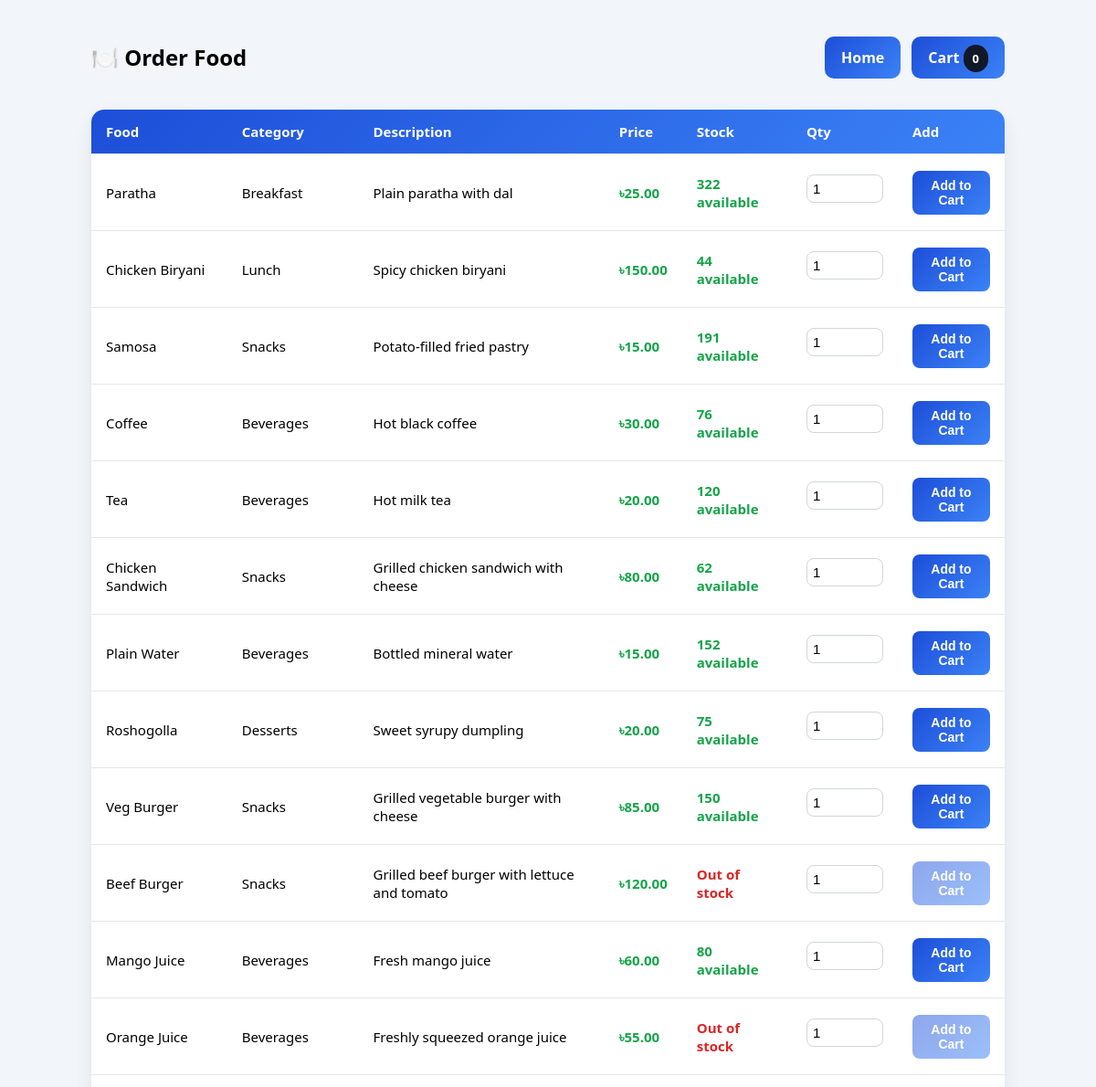
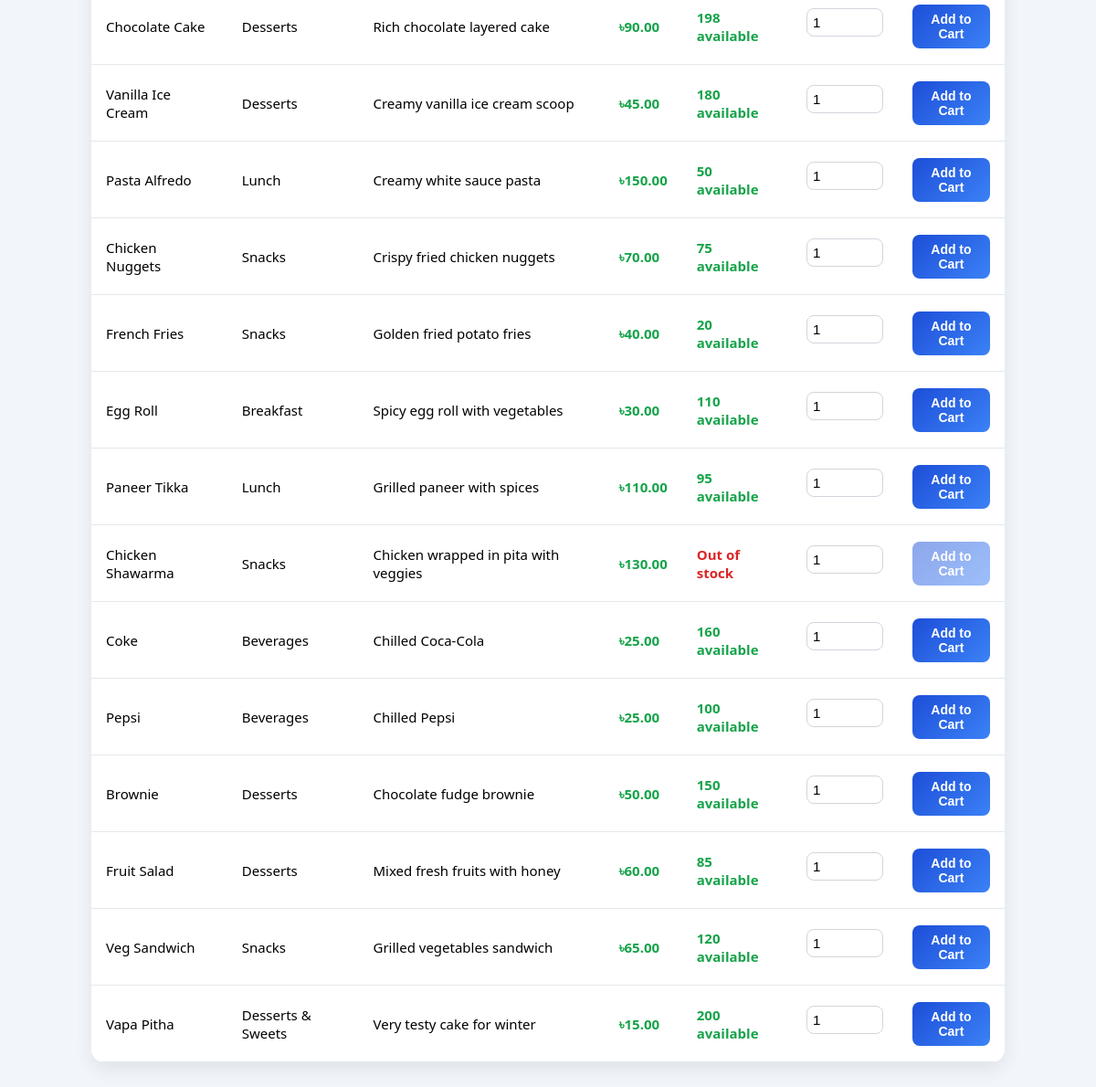
Screenshot of /orderFood.php (signed in) with the database file from the repository (2 pictures, top to bottom).
### tables this page shows
CREATE TABLE `products` (
  `product_id` int(11) NOT NULL,
  `product_name` varchar(255) NOT NULL,
  `description` text DEFAULT NULL,
  `price` decimal(10,2) NOT NULL,
  `category_id` int(11) DEFAULT NULL,
  `deleted` enum('0','1') NOT NULL DEFAULT '0',
  `created_at` timestamp NOT NULL DEFAULT current_timestamp()
);

CREATE TABLE `categories` (
  `category_id` int(11) NOT NULL,
  `category_name` varchar(100) NOT NULL,
  `description` text DEFAULT NULL
);

CREATE TABLE `inventory` (
  `inventory_id` int(11) NOT NULL,
  `product_id` int(11) NOT NULL,
  `stock_quantity` int(11) NOT NULL,
  `last_updated` timestamp NOT NULL DEFAULT current_timestamp() ON UPDATE current_timestamp()
);

### orderFood.php (the view, shortened to what this page needs)
<?php
require_once "./config/db.php";
$sql = "
  SELECT
    p.product_id, p.product_name, p.description, p.price,
    c.category_name,
    i.stock_quantity
  FROM products p
  LEFT JOIN categories c ON p.category_id = c.category_id
  LEFT JOIN inventory i ON p.product_id = i.product_id
  WHERE p.deleted='0'
  ORDER BY p.product_id ASC
";
$result = $conn->query($sql);
?>
<!DOCTYPE html>
<html>
<head>
  <link rel="stylesheet" href="../assets/style.css">
</head>
<body>
<div class="container">
  <div class="header-row">
    <h2>🍽️ Order Food</h2>
    <div class="nav">
      <a class="btn" href="./user_home.php">Home</a>
      <a class="btn" href="viewCart.php">
        Cart
        <span class="cart-badge">
          <?= array_sum($_SESSION["cart"]) ?>
        </span>
      </a>
    </div>
  </div>
  <div class="table-wrap">
    <table>
      <thead>
        <tr>
          <th>Food</th>
          <th>Category</th>
          <th>Description</th>
          <th>Price</th>
          <th>Stock</th>
          <th>Qty</th>
          <th>Add</th>
        </tr>
      </thead>
      <tbody>
        <?php if ($result && $result->num_rows > 0): ?>
          <?php while($row = $result->fetch_assoc()):
            $stock = (int)($row["stock_quantity"] ?? 0);
            $stockClass = $stock <= 0 ? "stock-out" : ($stock <= 5 ? "stock-low" : "stock-ok");
          ?>
            <tr>
              <td><?= htmlspecialchars($row["product_name"]) ?></td>
              <td><?= htmlspecialchars($row["category_name"] ?? "N/A") ?></td>
              <td><?= htmlspecialchars($row["description"]) ?></td>
              <td class="price">৳<?= number_format($row["price"],2) ?></td>
              <td class="<?= $stockClass ?>">
                <?= $stock > 0 ? $stock . " available" : "Out of stock" ?>
              </td>
              <td>
                <form method="POST" style="display:flex;gap:8px;align-items:center;">
                  <input class="qty-input" type="number" name="quantity" value="1" min="1"
                         max="<?= max(1,$stock) ?>">
              </td>
              <td>
                  <button class="btn-sm" type="submit" name="add_to_cart"
                          <?= $stock <= 0 ? "disabled" : "" ?>>
                    Add to Cart
                  </button>
              </td>
            </tr>
          <?php endwhile; ?>
        <?php else: ?>
          <tr><td colspan="7" style="text-align:center;padding:20px;">No foods found.</td></tr>
        <?php endif; ?>
      </tbody>
    </table>
  </div>
</div>
</body>
</html>

### assets/style.css (style rules this page uses)
body { font-family: system-ui, sans-serif; background: #f2f5f9; margin: 0; padding: 0; }
.container { width: min(100% - 2rem, 1000px); margin: 40px auto; }
h1, h2 { margin-top: 0; }
input { width: 100%; padding: 12px; margin: 8px 0 16px; border: 1px solid #d0d7e2; border-radius: 10px; font-size: 15px; }
button, .btn { display: inline-block; background: linear-gradient(135deg, #1d4ed8, #3b82f6); color: white; border: none; padding: 12px 18px; border-radius: 10px; cursor: pointer; font-weight: 600; text-decoration: none; }
.nav { display: flex; gap: 12px; margin-bottom: 18px; }

### orderFood.php (style rules this page uses)
.table-wrap { overflow-x:auto; background:#fff; border-radius:14px; box-shadow:0 8px 20px rgba(0,0,0,.08); }
table { width:100%; border-collapse:collapse; min-width:900px; }
thead { background:linear-gradient(135deg,#1d4ed8,#3b82f6); color:#fff; }
th,td { padding:14px 16px; text-align:left; border-bottom:1px solid #e5e7eb; font-size:15px; vertical-align:middle; }
.price { font-weight:700; color:#16a34a; }
.stock-ok { color:#16a34a; font-weight:700; }
.stock-out { color:#dc2626; font-weight:700; }
.qty-input { width:70px; padding:6px; border:1px solid #d1d5db; border-radius:8px; }
.btn-sm { padding:8px 12px; border-radius:8px; font-size:14px; background:linear-gradient(135deg,#1d4ed8,#3b82f6); color:white; border:none; cursor:pointer; font-weight:600; }
.btn-sm:disabled { opacity:.5; cursor:not-allowed; }
.header-row { display:flex; justify-content:space-between; align-items:center; flex-wrap:wrap; gap:12px; margin-bottom:16px; }
.cart-badge { background:#111827; color:#fff; padding:6px 10px; border-radius:999px; font-size:13px; font-weight:700; }

### rows the page displays
products: product_name "Paratha", category.category_name "Breakfast", description "Plain paratha with dal", price "25.00", inventory.stock_quantity "322"
products: product_name "Chicken Biryani", category.category_name "Lunch", description "Spicy chicken biryani", price "150.00", inventory.stock_quantity "44"
products: product_name "Samosa", category.category_name "Snacks", description "Potato-filled fried pastry", price "15.00", inventory.stock_quantity "191"
products: product_name "Coffee", category.category_name "Beverages", description "Hot black coffee", price "30.00", inventory.stock_quantity "76"
products: product_name "Tea", category.category_name "Beverages", description "Hot milk tea", price "20.00", inventory.stock_quantity "120"
products: product_name "Chicken Sandwich", category.category_name "Snacks", description "Grilled chicken sandwich with cheese", price "80.00", inventory.stock_quantity "62"
products: product_name "Plain Water", category.category_name "Beverages", description "Bottled mineral water", price "15.00", inventory.stock_quantity "152"
products: product_name "Roshogolla", category.category_name "Desserts", description "Sweet syrupy dumpling", price "20.00", inventory.stock_quantity "75"
products: product_name "Veg Burger", category.category_name "Snacks", description "Grilled vegetable burger with cheese", price "85.00", inventory.stock_quantity "150"
products: product_name "Beef Burger", category.category_name "Snacks", description "Grilled beef burger with lettuce and tomato", price "120.00", shows "Out of stock", quantity "1"
products: product_name "Mango Juice", category.category_name "Beverages", description "Fresh mango juice", price "60.00", inventory.stock_quantity "80"
products: product_name "Orange Juice", category.category_name "Beverages", description "Freshly squeezed orange juice", price "55.00", shows "Out of stock", quantity "1"
products: product_name "Chocolate Cake", category.category_name "Desserts", description "Rich chocolate layered cake", price "90.00", inventory.stock_quantity "198"
products: product_name "Vanilla Ice Cream", category.category_name "Desserts", description "Creamy vanilla ice cream scoop", price "45.00", inventory.stock_quantity "180"
products: product_name "Pasta Alfredo", category.category_name "Lunch", description "Creamy white sauce pasta", price "150.00", inventory.stock_quantity "50"
products: product_name "Chicken Nuggets", category.category_name "Snacks", description "Crispy fried chicken nuggets", price "70.00", inventory.stock_quantity "75"
products: product_name "French Fries", category.category_name "Snacks", description "Golden fried potato fries", price "40.00", inventory.stock_quantity "20"
products: product_name "Egg Roll", category.category_name "Breakfast", description "Spicy egg roll with vegetables", price "30.00", inventory.stock_quantity "110"
products: product_name "Paneer Tikka", category.category_name "Lunch", description "Grilled paneer with spices", price "110.00", inventory.stock_quantity "95"
products: product_name "Chicken Shawarma", category.category_name "Snacks", description "Chicken wrapped in pita with veggies", price "130.00", shows "Out of stock", quantity "1"
products: product_name "Coke", category.category_name "Beverages", description "Chilled Coca-Cola", price "25.00", inventory.stock_quantity "160"
products: product_name "Pepsi", category.category_name "Beverages", description "Chilled Pepsi", price "25.00", inventory.stock_quantity "100"
products: product_name "Brownie", category.category_name "Desserts", description "Chocolate fudge brownie", price "50.00", inventory.stock_quantity "150"
products: product_name "Fruit Salad", category.category_name "Desserts", description "Mixed fresh fruits with honey", price "60.00", inventory.stock_quantity "85"
products: product_name "Veg Sandwich", category.category_name "Snacks", description "Grilled vegetables sandwich", price "65.00", inventory.stock_quantity "120"
products: product_name "Vapa Pitha", category.category_name "Desserts & Sweets", description "Very testy cake for winter", price "15.00", inventory.stock_quantity "200"

### other values shown
array_sum($_SESSION["cart"]) "0"
